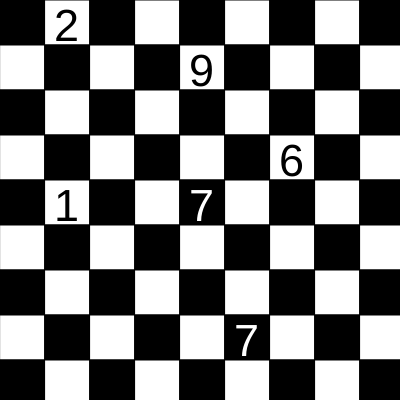
Frame 1 (no input)
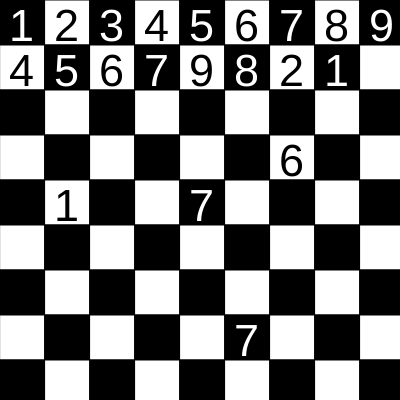
Frame 60 (no input)
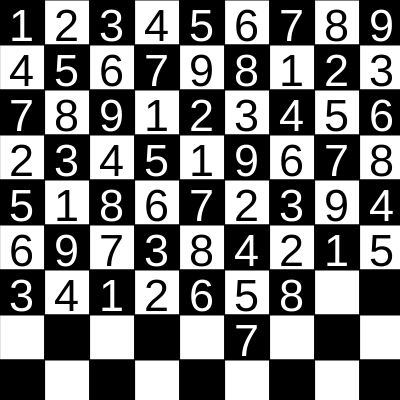
Frame 120 (the mouse pressed at the canvas centre since frame 60)

The p5.js sketch that drew these frames (run headless with seeded random() and noise() and a simulated clock; from frame 60 on, the mouse is pressed at the canvas centre):

// p5.js sketch
// ── sketch.js
var fila = [], columna = [], cuad, esfijo = [], indice;
var sudoku_matriz = [], solution;
var n = Math.floor(Math.random()*2) + 2, it = 0;
var phases = [], solutions = [];

function setup() {
  createCanvas(400, 400);
  initialize();
  frameRate(n*n/3);
  for(var i=0;i<n;++i){
    for(var j=0;j<n;++j)
    {      
        if(Math.random() < 0.1)
          sudoku_matriz[i][j] = Math.floor(Math.random()*n) + 1;
        else
          sudoku_matriz[i][j] = 0;
        if(sudoku_matriz[i][j] != 0){
          esfijo[i][j] = true;
          fila[i][sudoku_matriz[i][j] - 1] = true;
          columna[j][sudoku_matriz[i][j] - 1] = true;
          cuad[int(i/indice)][int(j/indice)][int(sudoku_matriz[i][j]) - 1] = true;
        }
        else
          esfijo[i][j] = false;
    }
  }
  phases.push(getMatrix());
  sudoku(0,0);
}
function draw() {
  
  background(220);
  var rows = Math.ceil(height/n);
  var columns = Math.ceil(width/n);
  
  var is_solution = checkifsolution();
  for(var i = 0; i < n; ++i){
    for(var j = 0; j < n; ++j){
      var back = color('black');
      if((i + j)%2)
        back = color('white')
      
      fill(back)
      rect(j*rows, i*rows, rows, columns);
      textSize(rows);
      fill('white');
      if((i + j)%2) fill('black');
      if(is_solution) fill('red');
      if(phases[it][i][j] != 0){
        if(n == 9)
          text(phases[it][i][j], j*rows + n, i*rows + n*4.5);
        else
          text(phases[it][i][j], j*rows + 20, i*rows + 85);
      }
    }
  }
  
  it = (it + 1)%phases.length;
}
function getMatrix(){
  var m_aux = [];
  for(var i = 0; i < n; ++i){
    var mm_aux = [];
    for(var j = 0; j < n; ++j) mm_aux.push(sudoku_matriz[i][j]);
    m_aux.push(mm_aux);
  }
  return m_aux;
}
function initialize(){
  solv = false;
  indice = n;
  n = n*n;
  var i, j, k;
  cuad = new Array(n);
  for (i = 0; i < n; ++i) {
    fila.push([]);
    columna.push([]);
    esfijo.push([]);
    sudoku_matriz.push([]);
    cuad[i] = new Array(n);
    for (j = 0; j < n; ++j) {
      fila[i].push(false);
      columna[i].push(false);
      esfijo[i].push(false);
      sudoku_matriz[i].push(false);
      cuad[i][j] = new Array(n);
      for (k = 0; k < n; ++k)
        cuad[i][j][k] = false;  
    }
  }
}
function sudoku(posx, posy){
  if(posx == n){
    solv = true;
    phases.push(getMatrix());
    solutions.push(getMatrix());
    return;
  }
  if(posy == n){
    sudoku(posx+1, 0);
    return;
  }
  if(esfijo[posx][posy]){
    sudoku(posx,posy+1);
    return;
  }
  
  phases.push(getMatrix());
  if(solutions.length >=5)
    return;
  
  for(var i=0;i<n;++i){
    if(!fila[posx][i] && !columna[posy][i] && !cuad[int(posx/indice)][int(posy/indice)][i]){
      sudoku_matriz[posx][posy] = i+1;

      fila[posx][i] = true;
      columna[posy][i] = true;
      cuad[int(posx/indice)][int(posy/indice)][i] = true;
      
      
      sudoku(posx, posy+1);
      fila[posx][i] = false;
      columna[posy][i] = false;
      cuad[int(posx/3)][int(posy/3)][i] = false;
    }
  }

}
function matrixEqual(a, b) {
  for(var i = 0; i < n; ++i){
    for(var j = 0; j < n; ++j)
      if(a[i][j] != b[i][j]){
        frameRate(n*n/3);
        return false;
      }
  }
  frameRate(1);
  return true;
}
function checkifsolution(){
  for(var i = 0; i < solutions.length; ++i){
    if(matrixEqual(solutions[i],phases[it]))
      return true;
  }
  return false;
}
